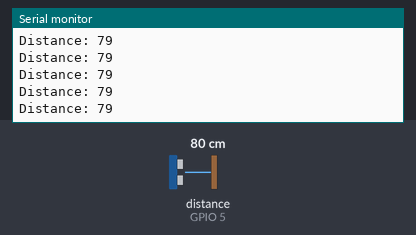
A sketch run on a simulated ESP32. Parts: the last lines printed to the serial monitor. Wiring (inferred from the names in the program): ultrasonic range finder: trigger GPIO 2; echo GPIO 5. Inputs (shaded band) come from the test bench; at power-on: distance to the obstacle (sensor on GPIO 5) 80 cm. The echo pulse lasts 58.3 µs per cm.

Above: at 1.2 s.
1.3 s: distance to the obstacle (sensor on GPIO 5) set to 2 cm
At 1.37 s:
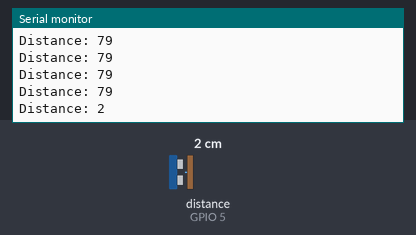
2.8 s: distance to the obstacle (sensor on GPIO 5) set to 4 cm
At 2.88 s:
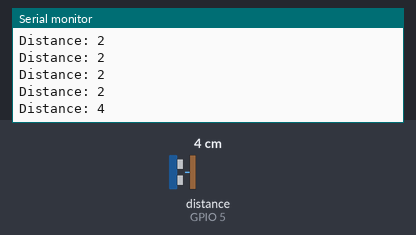
Timing chart, 0 to 5.8 s (numbered marks = the images above; inputs shaded):
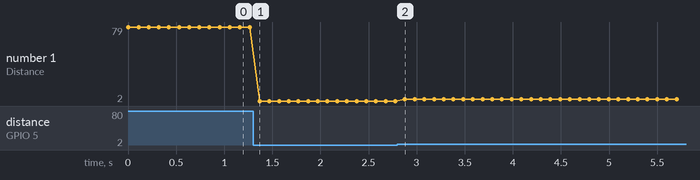

Measured:
- after the input at 1.3 s, the serial monitor: prints a new line after 0.07 s (image 1)
- after the input at 2.8 s, the serial monitor: prints a new line after 0.08 s (image 2)
- plotted number 1: 79 → 2 after the input at 1.3 s, 2 → 4 after the input at 2.8 s

The sketch:

ultrasonic_sensor_with_esp32.ino
```cpp
const int trigPin = 2;
const int echoPin = 5;

long duration=0;


int distance;

void setup() {
  pinMode(trigPin, OUTPUT);
  pinMode(echoPin, INPUT);
  Serial.begin(9600);
}

void loop() {
  digitalWrite(trigPin, LOW);
  delayMicroseconds(2);
  digitalWrite(trigPin, HIGH);
  delayMicroseconds(10);
  digitalWrite(trigPin, LOW);

  duration = pulseIn(echoPin, HIGH);
  distance = (duration*.0343)/2;
  Serial.print("Distance: ");
  Serial.println(distance);
  delay(100);
}
```
